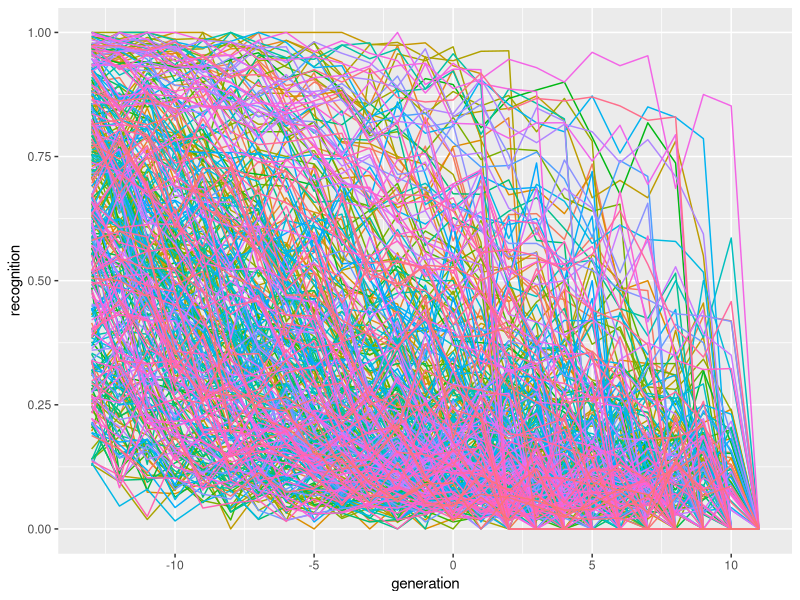

R code for this plot:
## ---- chunk 1
knitr::opts_chunk$set(echo = TRUE)
library(tidyverse)

recognition.data <- read_csv("time_series_90s_d3_13_15_averaged_july_22.csv")
## ---- chunk 2
ggplot(recognition.data) +
    geom_line(aes(generation, recognition, color = artist_song)) +
    theme(legend.position = "none")
